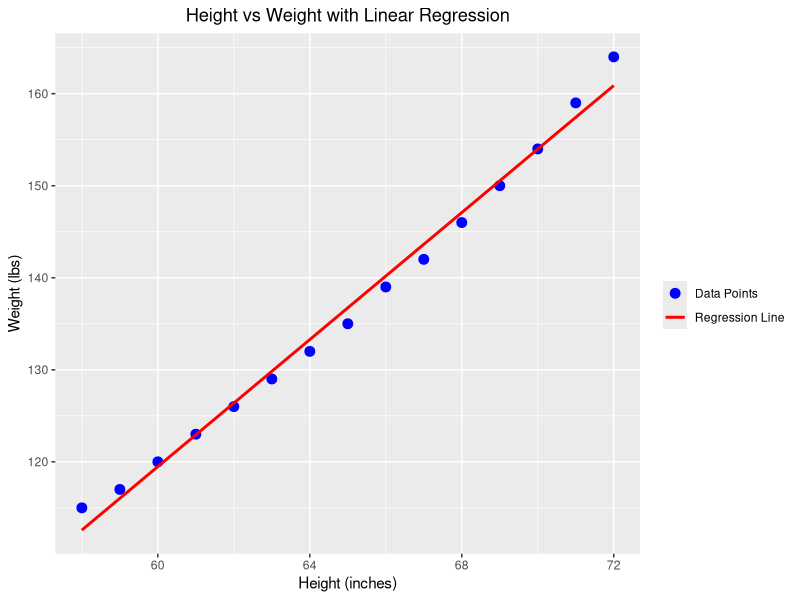

Recreate this plot in R.
## ---- chunk 1
# Load data
data(women)

# Print data
women
## ---- chunk 2
library(ggplot2)
## ---- chunk 3
# Create the scatter plot with linear regression line and add legends
p1 <- ggplot(women, aes(x = height, y = weight)) +
  geom_point(aes(color = "Data Points"), size = 3) +
  geom_smooth(aes(color = "Regression Line"), method = "lm", se = FALSE) +
  scale_color_manual(name = " ", values = c("Data Points" = "blue", "Regression Line" = "red")) +
  labs(title = "Height vs Weight with Linear Regression", x = "Height (inches)", y = "Weight (lbs)") +
  theme(plot.title = element_text(hjust = 0.5))

# Display the plot
print(p1)

